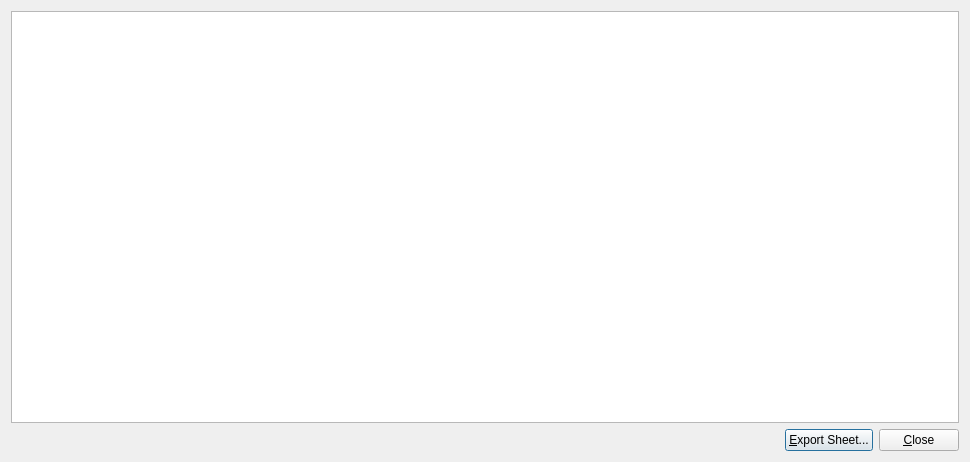
<?xml version="1.0" encoding="UTF-8"?>
<ui version="4.0">
 <class>StatusReportDlg</class>
 <widget class="QDialog" name="StatusReportDlg">
  <property name="geometry">
   <rect>
    <x>0</x>
    <y>0</y>
    <width>970</width>
    <height>462</height>
   </rect>
  </property>
  <property name="windowTitle">
   <string>Dialog</string>
  </property>
  <layout class="QHBoxLayout" name="horizontalLayout_2">
   <item>
    <layout class="QVBoxLayout" name="verticalLayout">
     <item>
      <widget class="QTableView" name="tableView">
       <property name="alternatingRowColors">
        <bool>true</bool>
       </property>
       <property name="selectionBehavior">
        <enum>QAbstractItemView::SelectRows</enum>
       </property>
       <attribute name="verticalHeaderCascadingSectionResizes">
        <bool>true</bool>
       </attribute>
      </widget>
     </item>
     <item>
      <layout class="QHBoxLayout" name="horizontalLayout">
       <item>
        <spacer name="horizontalSpacer">
         <property name="orientation">
          <enum>Qt::Horizontal</enum>
         </property>
         <property name="sizeHint" stdset="0">
          <size>
           <width>40</width>
           <height>20</height>
          </size>
         </property>
        </spacer>
       </item>
       <item>
        <widget class="QPushButton" name="exportSheetBtn">
         <property name="text">
          <string>&amp;Export Sheet...</string>
         </property>
        </widget>
       </item>
       <item>
        <widget class="QPushButton" name="pushButton">
         <property name="text">
          <string>&amp;Close</string>
         </property>
        </widget>
       </item>
      </layout>
     </item>
    </layout>
   </item>
  </layout>
 </widget>
 <resources/>
 <connections/>
</ui>
